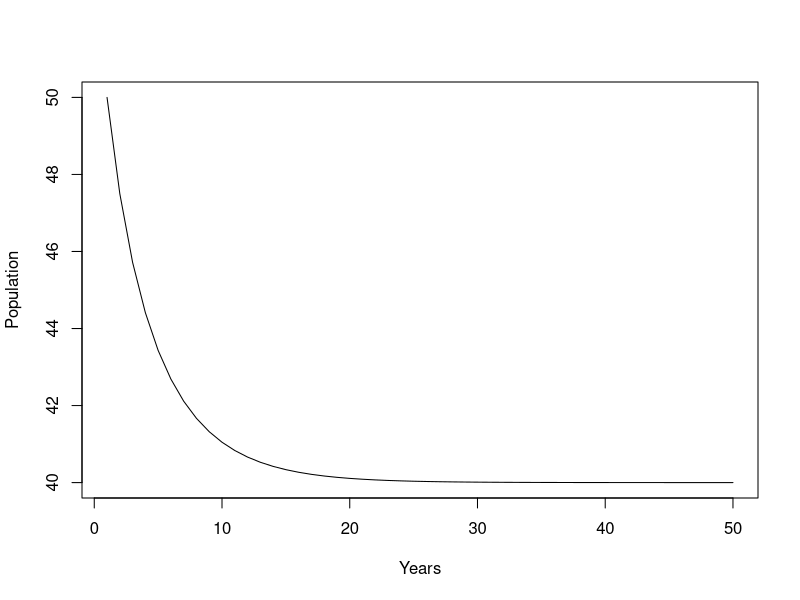
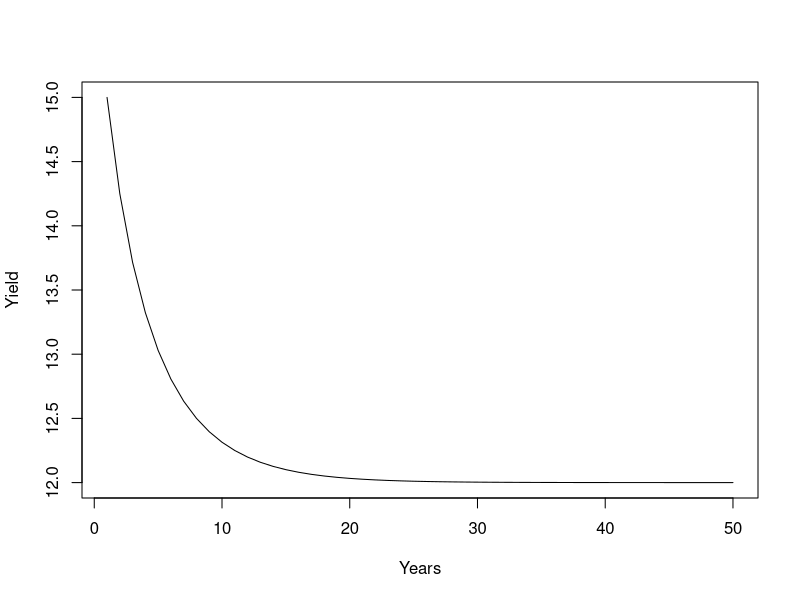
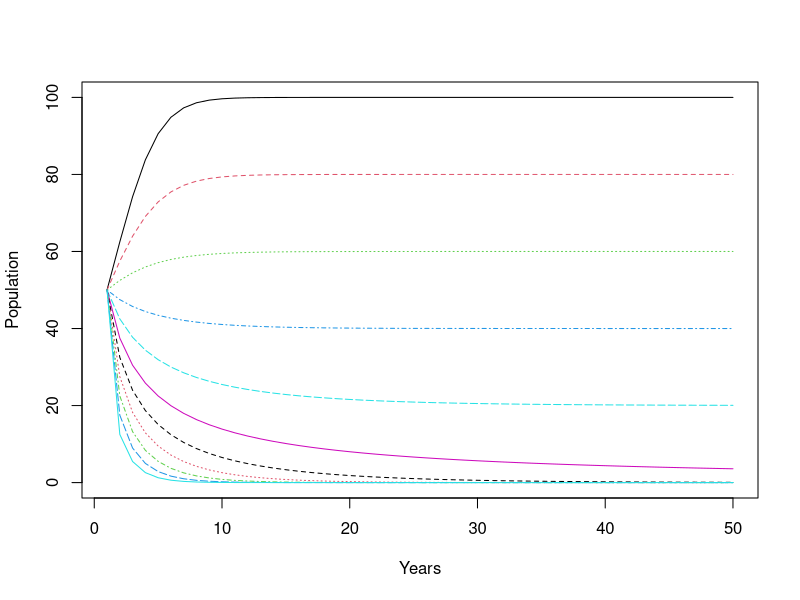
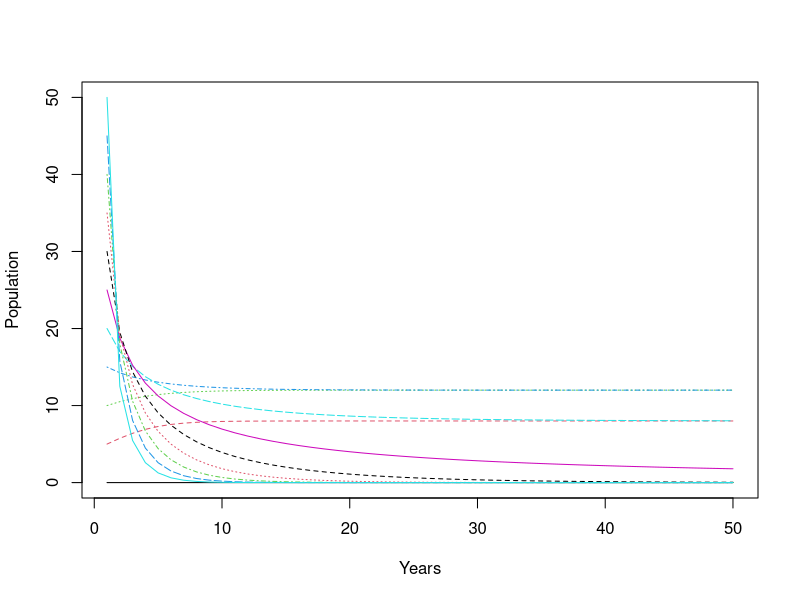
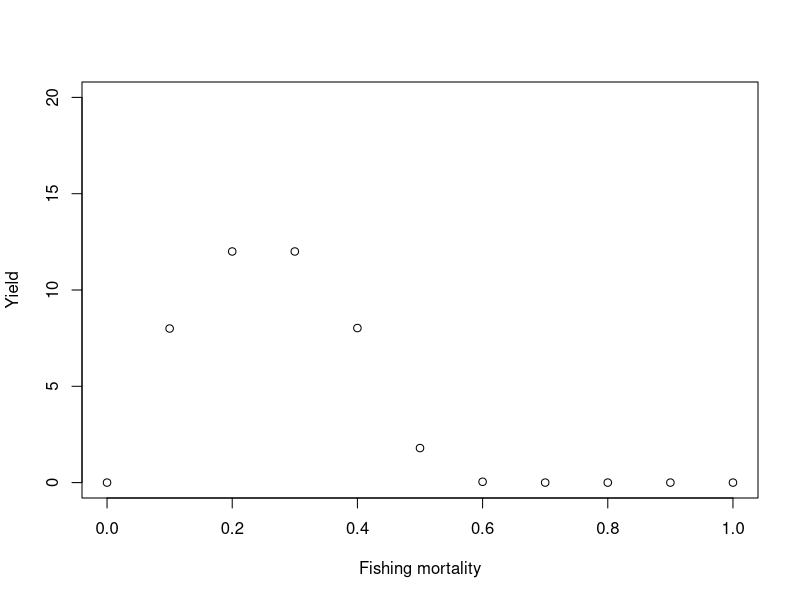
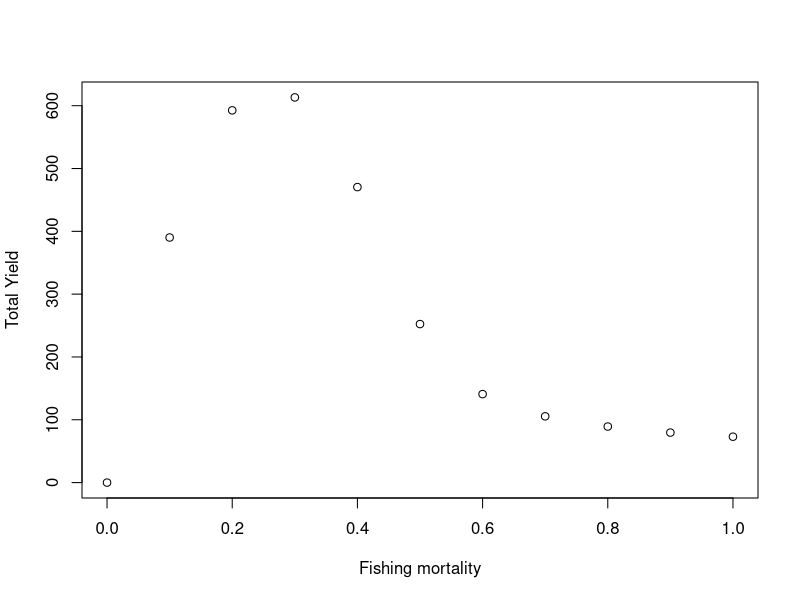

The R script that drew these images, in order:
## ---- chunk 1
knitr::opts_chunk$set(echo = TRUE)
## ---- chunk 2
#Define variables 
g = 0.5
f = 0.3
K=100
t=50

#Create vectors to store population size and yield
pop = rep(0, t)
yield = rep(0, t)

#Set initial population size
pop[1] = 50
yield[1]=50*f

#Run the loop
for(n in 2:t){
    pop[n] = pop[n-1] + pop[n-1]*g*(1-pop[n-1]/K) - pop[n-1]*f 
    yield[n] = pop[n]*f
  }
## ---- chunk 3
plot(pop, type="l", ylab="Population", xlab="Years")
## ---- chunk 4
plot(yield, type="l", ylab="Yield", xlab="Years")
## ---- chunk 5
sum(yield)
#613.2043
## ---- chunk 6
pop[50]
yield[50]
#Population size in year 50 is 40, and yield in year 50 is 12
## ---- chunk 7
#Define variables 
g = 0.5
f = seq(0, 1, by=0.1)
K=100
t=50

#Create matrices to store population size and yield
pop = matrix(0, t, length(f))
yield = matrix(0, t, length(f))

#Set initial population size
pop[1,] = 50
yield[1,] = 50*f

#Run the loop
for(i in 1:ncol(pop)){
  for(n in 2:t){
   pop[n, i] = pop[n-1, i] + pop[n-1, i]*g*(1-pop[n-1,i]/K) - pop[n-1, i]*f[i] 
   yield[n, i] = pop[n, i]*f[i]
   }
}
## ---- chunk 8
matplot(pop, type="l", ylab="Population", xlab="Years")
## ---- chunk 9
matplot(yield, type="l", ylab="Population", xlab="Years")
## ---- chunk 10
plot(yield[50,]~f, ylim=c(0, 20), xlim=c(0, 1), ylab="Yield", xlab="Fishing mortality")
## ---- chunk 11
#Create a vector to store the sum of yields for all fishing mortalities
sum.yield = rep(0, ncol(yield))

#Run a loop to calculate the yield sum for all values of f 
for(n in 1:length(sum.yield)){
  sum.yield[n] = sum(yield[,n])
}
#Plot
plot(sum.yield~f, ylab="Total Yield", xlab="Fishing mortality")
## ---- chunk 12
x = cbind(sum.yield, f)
#You can either look at the matrix to figure out the highest f, or you can use this function called "match" to find the f that gives you the highest total yield. This function tells you the row in which the highest yield is located and you can use that to find the f you are looking for. This can be useful when you have a large dataset and can't just look for the highest value. For this function you need to first put the value (or values) you are looking for, then the data to be matched against. For example:
h=match(max(sum.yield), x)
x[h,"f"]

#f=0.3 gives you the highest total yield
## ---- chunk 13
#Run the model again for t=3

#Define variables 
g = 0.5
f = seq(0, 1, by=0.1)
K=100
t=3

#Create matrices to store population size and yield
pop = matrix(0, t, length(f))
yield = matrix(0, t, length(f))

#Set initial population size
pop[1,] = 50
yield[1,] = 50*f

#Run the loop
for(i in 1:ncol(pop)){
  for(n in 2:t){
    pop[n, i] = pop[n-1, i] + pop[n-1, i]*g*(1-pop[n-1,i]/K) - pop[n-1, i]*f[i] 
    yield[n, i] = pop[n, i]*f[i]
  }
}

#Create a vector to store the sum of yields for all fishing mortalities
sum.yield = rep(0, ncol(yield))

#Run a loop to calculate the yield sum for all values of f 
for(n in 1:length(sum.yield)){
  sum.yield[n] = sum(yield[,n])
}
#Form a matrix with the sum of yields and f
x = cbind(sum.yield, f)
#match the maximum value
h=match(max(sum.yield), x)
x[h,"f"]

#Now f=0.9 gives you the highest yield
## ---- chunk 14
#Run the model again for t=50

#Define variables 
g = 0.5
f = seq(0, 1, by=0.1)
K=100
t=50

#Create matrices to store population size and yield
pop = matrix(0, t, length(f))
yield = matrix(0, t, length(f))

#Set initial population size
pop[1,] = 50
yield[1,] = 50*f

#Run the loop
for(i in 1:ncol(pop)){
  for(n in 2:t){
    pop[n, i] = pop[n-1, i] + pop[n-1, i]*g*(1-pop[n-1,i]/K) - pop[n-1, i]*f[i] 
    yield[n, i] = pop[n, i]*f[i]
  }
}

#Form a matrix with the yield[50,] and f
x = cbind(yield[t,], f)

#match the maximum value
h=match(max(x[,1]), x)
x[h,"f"]

##f=0.3 gives you the highest equilibrium yield
## ---- chunk 15
#Run the model again for g=0.2

#Define variables 
g = 0.2
f = seq(0, 1, by=0.1)
K=100
t=50

#Create matrices to store population size and yield
pop = matrix(0, t, length(f))
yield = matrix(0, t, length(f))

#Set initial population size
pop[1,] = 50
yield[1,] = 50*f

#Run the loop
for(i in 1:ncol(pop)){
  for(n in 2:t){
    pop[n, i] = pop[n-1, i] + pop[n-1, i]*g*(1-pop[n-1,i]/K) - pop[n-1, i]*f[i] 
    yield[n, i] = pop[n, i]*f[i]
  }
}

#Form a matrix with the yield[50,] and f
x = cbind(yield[t,], f)

#match the maximum value
h=match(max(x[,1]), x)
x[h,"f"]

#Now f=0.1 gives you the highest equilibrium yield
